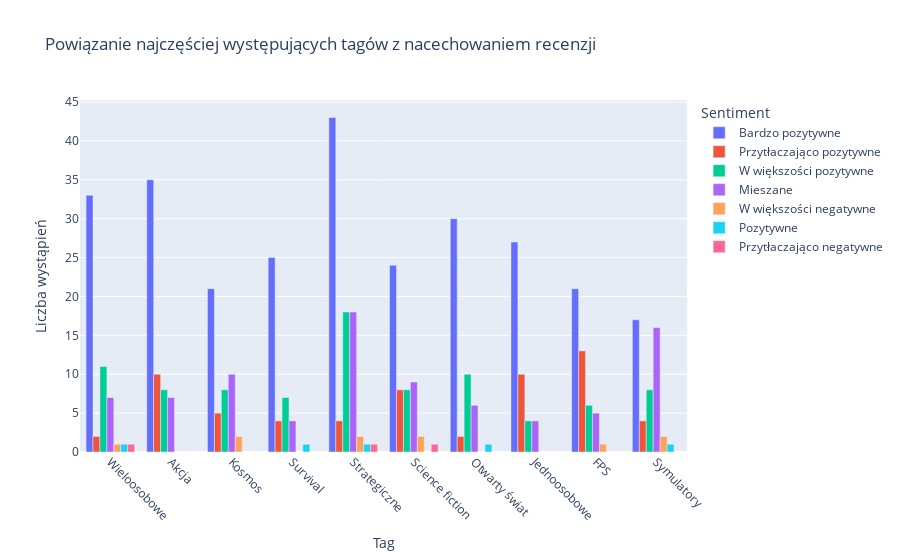

The notebook cell this image was saved under:
### Code cell
def tags_sentiment_analysis(df, top_n=10):
    sentiment_counts = {}
    for sentiment in df['Nacechowanie recenzji'].unique():
        if pd.isna(sentiment):
            continue
        tags = df[df['Nacechowanie recenzji'] == sentiment]['Tagi'].apply(lambda x: x.split(', '))
        tag_counter = Counter(tag for tag_list in tags for tag in tag_list)
        sentiment_counts[sentiment] = dict(tag_counter)

    # Konwersja na DataFrame i ograniczenie liczby tagów
    sentiment_dfs = []
    for sentiment, counts in sentiment_counts.items():
        sentiment_df = pd.DataFrame(counts.items(), columns=['Tag', 'Count'])
        sentiment_df['Sentiment'] = sentiment
        sentiment_dfs.append(sentiment_df)

    combined_df = pd.concat(sentiment_dfs)
    top_tags = combined_df.groupby('Tag')['Count'].sum().nlargest(top_n).index
    return combined_df[combined_df['Tag'].isin(top_tags)]

# Analiza
tags_sentiment_df = tags_sentiment_analysis(df)

# Wizualizacja
fig = px.bar(tags_sentiment_df, x='Tag', y='Count', color='Sentiment', barmode='group',
             title='Powiązanie najczęściej występujących tagów z nacechowaniem recenzji',
             labels={'Count': 'Liczba wystąpień', 'Tag': 'Tag'})
fig.update_layout(xaxis_tickangle=45)
fig.show()

### Figure 1 — Plotly figure (JSON) as saved in the notebook; plotly's stock layout.template omitted (floating-point values rounded to 4 significant figures)
{"data": [{"alignmentgroup": "True", "hovertemplate": "Sentiment=Bardzo pozytywne<br>Tag=%{x}<br>Liczba wystąpień=%{y}<extra></extra>", "legendgroup": "Bardzo pozytywne", "marker": {"color": "#636efa", "pattern": {"shape": ""}}, "name": "Bardzo pozytywne", "offsetgroup": "Bardzo pozytywne", "orientation": "v", "showlegend": true, "textposition": "auto", "type": "bar", "x": ["Wieloosobowe", "Akcja", "Kosmos", "Survival", "Strategiczne", "Science fiction", "Otwarty świat", "Jednoosobowe", "FPS", "Symulatory"], "xaxis": "x", "y": [33, 35, 21, 25, 43, 24, 30, 27, 21, 17], "yaxis": "y"}, {"alignmentgroup": "True", "hovertemplate": "Sentiment=Przytłaczająco pozytywne<br>Tag=%{x}<br>Liczba wystąpień=%{y}<extra></extra>", "legendgroup": "Przytłaczająco pozytywne", "marker": {"color": "#EF553B", "pattern": {"shape": ""}}, "name": "Przytłaczająco pozytywne", "offsetgroup": "Przytłaczająco pozytywne", "orientation": "v", "showlegend": true, "textposition": "auto", "type": "bar", "x": ["Jednoosobowe", "Survival", "Otwarty świat", "Science fiction", "Kosmos", "Strategiczne", "FPS", "Akcja", "Wieloosobowe", "Symulatory"], "xaxis": "x", "y": [10, 4, 2, 8, 5, 4, 13, 10, 2, 4], "yaxis": "y"}, {"alignmentgroup": "True", "hovertemplate": "Sentiment=W większości pozytywne<br>Tag=%{x}<br>Liczba wystąpień=%{y}<extra></extra>", "legendgroup": "W większości pozytywne", "marker": {"color": "#00cc96", "pattern": {"shape": ""}}, "name": "W większości pozytywne", "offsetgroup": "W większości pozytywne", "orientation": "v", "showlegend": true, "textposition": "auto", "type": "bar", "x": ["Wieloosobowe", "Akcja", "Survival", "Strategiczne", "Otwarty świat", "Jednoosobowe", "Science fiction", "Symulatory", "Kosmos", "FPS"], "xaxis": "x", "y": [11, 8, 7, 18, 10, 4, 8, 8, 8, 6], "yaxis": "y"}, {"alignmentgroup": "True", "hovertemplate": "Sentiment=Mieszane<br>Tag=%{x}<br>Liczba wystąpień=%{y}<extra></extra>", "legendgroup": "Mieszane", "marker": {"color": "#ab63fa", "pattern": {"shape": ""}}, "name": "Mieszane", "offsetgroup": "Mieszane", "orientation": "v", "showlegend": true, "textposition": "auto", "type": "bar", "x": ["Wieloosobowe", "FPS", "Strategiczne", "Symulatory", "Survival", "Akcja", "Otwarty świat", "Science fiction", "Kosmos", "Jednoosobowe"], "xaxis": "x", "y": [7, 5, 18, 16, 4, 7, 6, 9, 10, 4], "yaxis": "y"}, {"alignmentgroup": "True", "hovertemplate": "Sentiment=W większości negatywne<br>Tag=%{x}<br>Liczba wystąpień=%{y}<extra></extra>", "legendgroup": "W większości negatywne", "marker": {"color": "#FFA15A", "pattern": {"shape": ""}}, "name": "W większości negatywne", "offsetgroup": "W większości negatywne", "orientation": "v", "showlegend": true, "textposition": "auto", "type": "bar", "x": ["Wieloosobowe", "FPS", "Kosmos", "Strategiczne", "Science fiction", "Symulatory"], "xaxis": "x", "y": [1, 1, 2, 2, 2, 2], "yaxis": "y"}, {"alignmentgroup": "True", "hovertemplate": "Sentiment=Pozytywne<br>Tag=%{x}<br>Liczba wystąpień=%{y}<extra></extra>", "legendgroup": "Pozytywne", "marker": {"color": "#19d3f3", "pattern": {"shape": ""}}, "name": "Pozytywne", "offsetgroup": "Pozytywne", "orientation": "v", "showlegend": true, "textposition": "auto", "type": "bar", "x": ["Survival", "Wieloosobowe", "Strategiczne", "Symulatory", "Otwarty świat"], "xaxis": "x", "y": [1, 1, 1, 1, 1], "yaxis": "y"}, {"alignmentgroup": "True", "hovertemplate": "Sentiment=Przytłaczająco negatywne<br>Tag=%{x}<br>Liczba wystąpień=%{y}<extra></extra>", "legendgroup": "Przytłaczająco negatywne", "marker": {"color": "#FF6692", "pattern": {"shape": ""}}, "name": "Przytłaczająco negatywne", "offsetgroup": "Przytłaczająco negatywne", "orientation": "v", "showlegend": true, "textposition": "auto", "type": "bar", "x": ["Strategiczne", "Wieloosobowe", "Science fiction"], "xaxis": "x", "y": [1, 1, 1], "yaxis": "y"}], "layout": {"barmode": "group", "legend": {"title": {"text": "Sentiment"}, "tracegroupgap": 0}, "title": {"text": "Powiązanie najczęściej występujących tagów z nacechowaniem recenzji"}, "xaxis": {"anchor": "y", "domain": [0, 1], "tickangle": 45, "title": {"text": "Tag"}}, "yaxis": {"anchor": "x", "domain": [0, 1], "title": {"text": "Liczba wystąpień"}}}}
